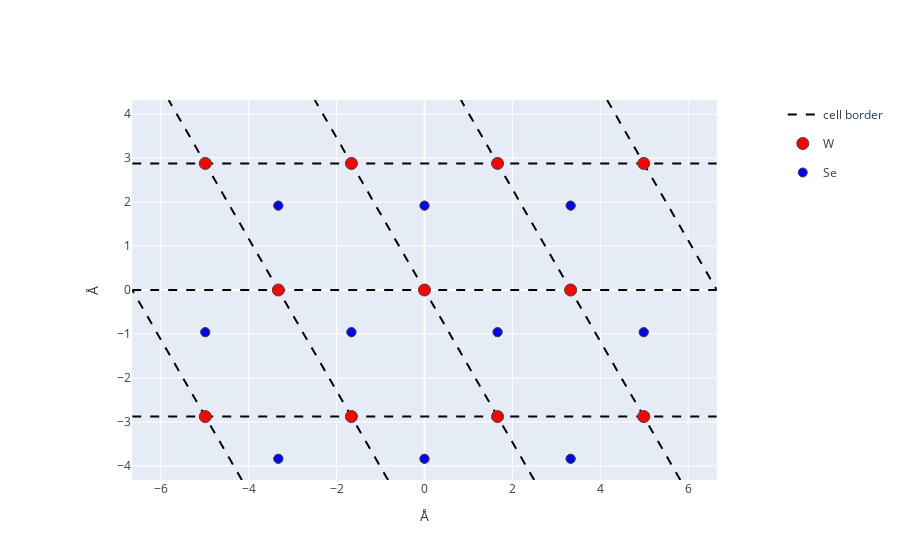

Source (notebook cell):
### Code cell
wse2_lat.plot(4, 2.6, plot_3d=False, all=dict(showlegend=True))

### Figure 1 — Plotly figure (JSON) as saved in the notebook; plotly's stock layout.template omitted (floating-point values rounded to 4 significant figures)
{"data": [{"legendgroup": "cell", "line": {"color": "black", "dash": "dash"}, "mode": "lines", "name": "cell border", "showlegend": true, "type": "scatter", "x": [-4.154, -6.65], "y": [-4.323, 0]}, {"legendgroup": "cell", "line": {"color": "black", "dash": "dash"}, "mode": "lines", "name": "cell border", "showlegend": false, "type": "scatter", "x": [-0.8294, -5.821], "y": [-4.323, 4.323]}, {"legendgroup": "cell", "line": {"color": "black", "dash": "dash"}, "mode": "lines", "name": "cell border", "showlegend": false, "type": "scatter", "x": [-6.65, 6.65], "y": [-2.88, -2.88]}, {"legendgroup": "cell", "line": {"color": "black", "dash": "dash"}, "mode": "lines", "name": "cell border", "showlegend": false, "type": "scatter", "x": [2.496, -2.496], "y": [-4.323, 4.323]}, {"legendgroup": "cell", "line": {"color": "black", "dash": "dash"}, "mode": "lines", "name": "cell border", "showlegend": false, "type": "scatter", "x": [-6.65, 6.65], "y": [0, 0]}, {"legendgroup": "cell", "line": {"color": "black", "dash": "dash"}, "mode": "lines", "name": "cell border", "showlegend": false, "type": "scatter", "x": [5.821, 0.8294], "y": [-4.323, 4.323]}, {"legendgroup": "cell", "line": {"color": "black", "dash": "dash"}, "mode": "lines", "name": "cell border", "showlegend": false, "type": "scatter", "x": [-6.65, 6.65], "y": [2.88, 2.88]}, {"legendgroup": "cell", "line": {"color": "black", "dash": "dash"}, "mode": "lines", "name": "cell border", "showlegend": false, "type": "scatter", "x": [4.154, 6.65], "y": [4.323, 0]}, {"line": {"width": 1}, "marker": {"color": "red", "line": {"width": 1}, "size": 12.03}, "mode": "markers", "name": "W", "showlegend": true, "type": "scatter", "x": [-4.988, -1.663, -3.325, -4.988, 1.663, 0, -1.663, 4.988, 3.325, 1.663, 4.988], "y": [-2.88, -2.88, 0, 2.88, -2.88, 0, 2.88, -2.88, 0, 2.88, 2.88]}, {"line": {"width": 1}, "marker": {"color": "blue", "line": {"width": 1}, "size": 9.023}, "mode": "markers", "name": "Se", "showlegend": true, "type": "scatter", "x": [-3.325, -4.988, 0, -1.663, -3.325, 3.325, 1.663, 0, 4.988, 3.325, -3.325, -4.988, 0, -1.663, -3.325, 3.325, 1.663, 0, 4.988, 3.325], "y": [-3.839, -0.9598, -3.839, -0.9598, 1.92, -3.839, -0.9598, 1.92, -0.9598, 1.92, -3.839, -0.9598, -3.839, -0.9598, 1.92, -3.839, -0.9598, 1.92, -0.9598, 1.92]}], "layout": {"autosize": true, "xaxis": {"constrain": "domain", "domain": [0.03948, 0.9605], "range": [-6.65, 6.65], "title": {"text": "Å"}, "type": "linear"}, "yaxis": {"domain": [0, 1], "range": [-4.323, 4.323], "scaleanchor": "x", "scaleratio": 1, "title": {"text": "Å"}, "type": "linear"}}}
